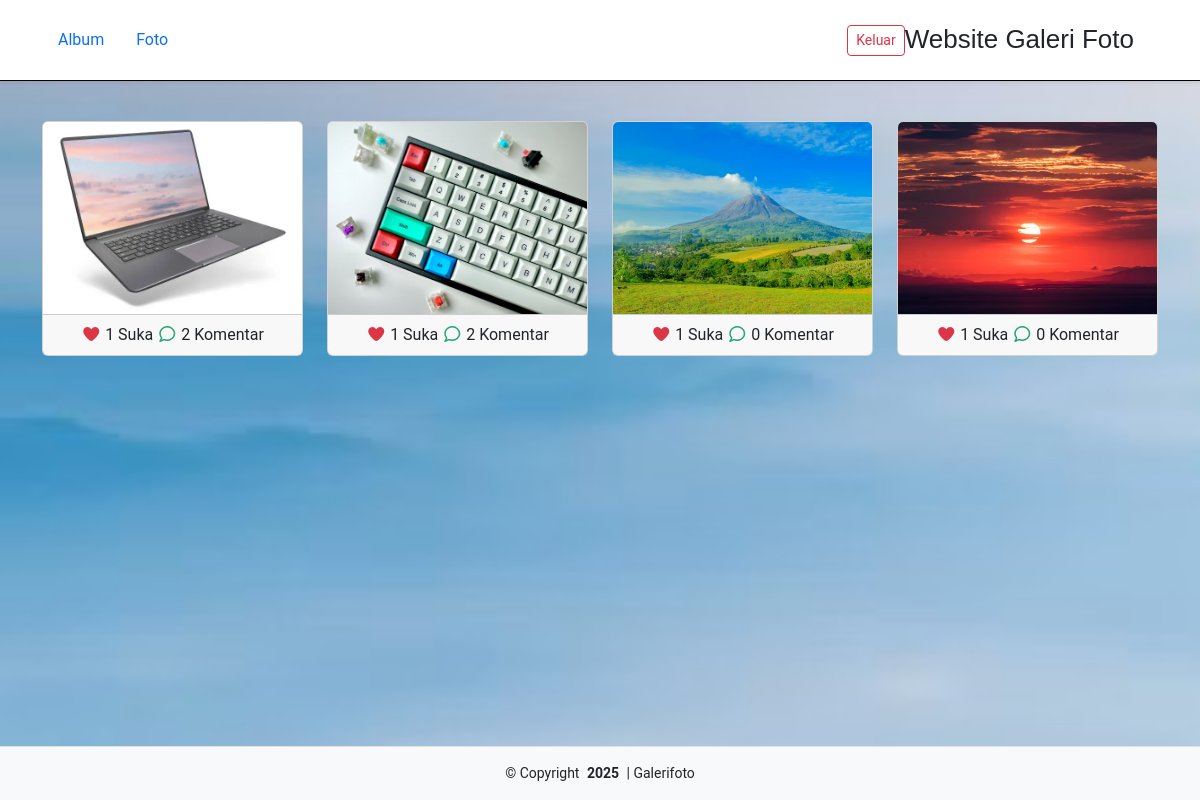
Screenshot of /frontend/admin/index.php (signed in) with the database file from the repository.
### tables this page shows
CREATE TABLE `foto` (
  `fotoid` int NOT NULL,
  `judulfoto` varchar(255) DEFAULT NULL,
  `deskripsifoto` text,
  `tanggalunggah` date DEFAULT NULL,
  `lokasifile` varchar(255) DEFAULT NULL,
  `albumid` int DEFAULT NULL,
  `userid` int DEFAULT NULL
);

### frontend/admin/index.php (the view, shortened to what this page needs)
<?php
$userid = $_SESSION['userid'];
include '../config/koneksi.php';
?>
<!DOCTYPE html>
<html lang="en">
<head>
    <link href="../PhotoFolio-1.0.0/PhotoFolio-1.0.0/assets/vendor/bootstrap/css/bootstrap.min.css" rel="stylesheet">
    <link href="../PhotoFolio-1.0.0/PhotoFolio-1.0.0/assets/css/main.css" rel="stylesheet">
    <link rel="stylesheet" href="https://cdnjs.cloudflare.com/ajax/libs/font-awesome/7.0.1/css/all.min.css" />
</head>
<body class="d-flex flex-column min-vh-100">
    <header id="header" class="header d-flex align-items-center sticky-top bg-white shadow-sm">
        <div class="container d-flex align-items-center">
            <div class="logo me-4">
                <h1 class="sitename m-0 text-dark">Website Galeri Foto</h1>
            </div>
            <nav class="nav d-flex align-items-center">
                <a href="album.php" class="nav-link">Album</a>
                <a href="foto.php" class="nav-link">Foto</a>
            </nav>
            <div class="ms-auto">
                <a href="../config/aksi_logout.php" class="btn btn-outline-danger btn-sm ms-2">Keluar</a>
            </div>
        </div>
    </header>
    <br>
    <div class="container mt-3">
        <div class="row">
            <?php
            $query = mysqli_query($koneksi, "SELECT * FROM foto
                        INNER JOIN user ON foto.userid=user.userid
                        INNER JOIN album ON foto.albumid=album.albumid");
            while ($data = mysqli_fetch_array($query)) {
                $fotoid = $data['fotoid'];
            ?>
                <div class="col-md-3">
                    <div class="card mb-2">
                        <a type="button" data-bs-toggle="modal" data-bs-target="#komentar<?php echo $fotoid; ?>">
                            <img src="../../assets/img/<?php echo htmlspecialchars($data['lokasifile']); ?>"
                                alt=""
                                class="card-img-top"
                                title="<?php echo htmlspecialchars($data['judulfoto']); ?>"
                                style="height: 12rem; object-fit:cover;">
                        </a>
                        <div class="card-footer text-center">
                            <?php
                            $ceksuka = mysqli_query($koneksi, "SELECT * FROM likefoto WHERE fotoid='$fotoid' AND userid='$userid'");
                            $like = mysqli_query($koneksi, "SELECT * FROM likefoto WHERE fotoid='$fotoid'");
                            ?>
                            <a href="javascript:void(0)"
                                class="btn-like <?php echo (mysqli_num_rows($ceksuka) ? 'text-danger' : ''); ?>"
                                data-fotoid="<?php echo $fotoid; ?>">
                                <?php if (mysqli_num_rows($ceksuka)) { ?>
                                    <i class="fa fa-heart"></i>
                                <?php } else { ?>
                                    <i class="fa-regular fa-heart"></i>
                                <?php } ?>
                            </a>
                            <span id="like-count-<?php echo $fotoid; ?>">
                                <?php echo mysqli_num_rows($like); ?> Suka
                            </span>
                            <a href="#" type="button" data-bs-toggle="modal" data-bs-target="#komentar<?php echo $fotoid; ?>">
                                <i class="fa-regular fa-comment"></i>
                            </a>
                            <?php
                            $jmlkomen = mysqli_query($koneksi, "SELECT * FROM komentarfoto WHERE fotoid='$fotoid'");
                            echo mysqli_num_rows($jmlkomen) . ' Komentar';
                            ?>
                        </div>
                    </div>
                </div>
            <?php } ?>
        </div>
    </div>
    <footer class="footer mt-auto bg-light text-dark border-top py-3">
        <div class="container text-center">
            <p class="mb-0">© <span>Copyright</span>
                <strong class="px-1 sitename">2025</strong> | <span>Galerifoto</span>
            </p>
        </div>
    </footer>
</body>
</html>

### frontend/PhotoFolio-1.0.0/PhotoFolio-1.0.0/assets/css/main.css (style rules this page uses)
:root { --default-font: "Roboto", system-ui, -apple-system, "Segoe UI", Roboto, "Helvetica Neue", Arial, "Noto Sans", "Liberation Sans", sans-serif, "Apple Color Emoji", "Segoe UI Emoji", "Segoe UI Symbol", "Noto Color Emoji"; --heading-font: "Cardo", sans-serif; --nav-font: "Inter", sans-serif; }
:root { --background-color: #000000; --default-color: #121111; --heading-color: #ffffff; --accent-color: #27a776; --surface-color: #1a1a1a; --contrast-color: #ffffff; }
:root { --nav-color: rgba(255, 255, 255, 0.5); --nav-hover-color: #ffffff; --nav-mobile-background-color: #1a1a1a; --nav-dropdown-background-color: #1a1a1a; --nav-dropdown-color: rgba(255, 255, 255, 0.5); --nav-dropdown-hover-color: #ffffff; }
:root { scroll-behavior: smooth; }
body { color: var(--default-color); background-color: var(--background-color); font-family: var(--default-font); }
a { color: var(--accent-color); text-decoration: none; transition: 0.3s; }
h1, h2, h3, h4, h5, h6 { color: var(--heading-color); font-family: var(--heading-font); }
.header { color: var(--default-color); background-color: var(--background-color); padding: 20px 0; transition: all 0.5s; z-index: 997; border-bottom: 1px solid var(--background-color); }
.header .logo { line-height: 1; }
.header .logo h1 { font-size: 32px; margin: 0; font-weight: 400; color: var(--heading-color); }
@media (max-width: 1200px) { .header .logo { order: 1; } }
@media (max-width: 1200px) { .header .logo h1 { font-size: 26px; } }
.footer { --background-color: color-mix(in srgb, var(--default-color), transparent 95%); border-top: 1px solid color-mix(in srgb, var(--default-color), transparent 90%); color: var(--default-color); background-color: var(--background-color); font-size: 14px; padding: 40px 0; position: relative; }

### frontend/admin/index.php (style rules this page uses)
body { background-image: url('../PhotoFolio-1.0.0/PhotoFolio-1.0.0/assets/img/photo1.jpg'); background-size: cover; background-position: center; background-repeat: no-repeat; min-height: 100vh; }

### rows the page displays
foto: lokasifile (picture), mysqli_num_rows($like) "1", mysqli_num_rows($jmlkomen) "2"
foto: lokasifile (picture), mysqli_num_rows($like) "1", mysqli_num_rows($jmlkomen) "2"
foto: lokasifile (picture), mysqli_num_rows($like) "1", mysqli_num_rows($jmlkomen) "0"
foto: lokasifile (picture), mysqli_num_rows($like) "1", mysqli_num_rows($jmlkomen) "0"
